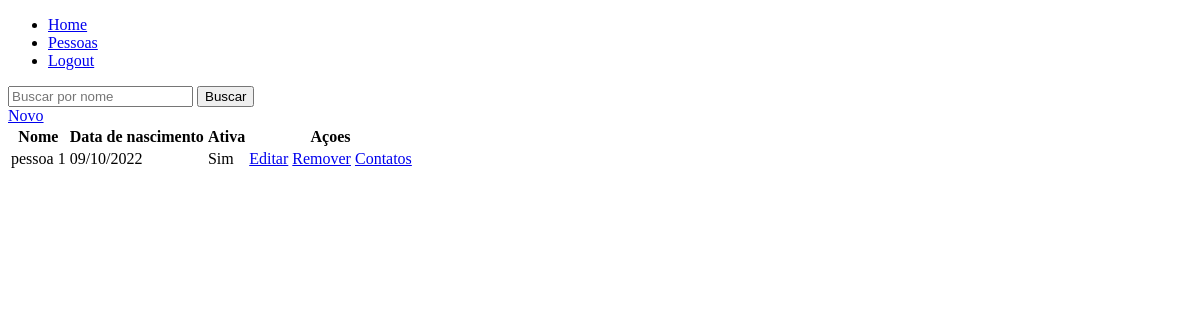
The page /pessoas/ (signed in) on the database as committed earlier.
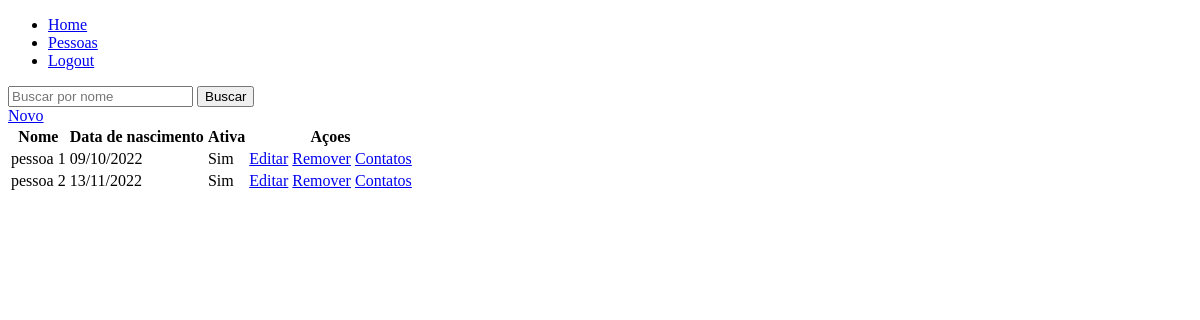
The same page on the database as committed later.
### pessoa/models.py (models this page shows, shortened)
class Pessoa(models.Model):
    nome_completo = models.CharField(max_length=256)
    data_nascimento = models.DateField(null=True)
    ativa = models.BooleanField(default=True)
    usuarios = models.ForeignKey(User, on_delete=models.CASCADE, null=True)

### pessoa/views.py (the view)
# urls.py: path('', login_required(ListaPessoaView.as_view()), name='pessoa.index'),
class ListaPessoaView(ListView):
    model = Pessoa
    queryset = Pessoa.objects.all().order_by('nome_completo')
    def get_queryset(self):
        queryset = super().get_queryset()
        queryset = queryset.filter(usuarios=self.request.user)
        filtro_nome = self.request.GET.get('nome') or None
        if filtro_nome:
            queryset = queryset.filter(nome_completo__contains=filtro_nome)
        return queryset

### pessoa/templates/pessoa/pessoa_list.html
{% extends 'main/base.html' %}
{% block content %}
<form method="GET">
    <input type="text" name="nome" placeholder="Buscar por nome"/>
    <input type="submit" value="Buscar"/>
</form>
<a href="{% url 'pessoa.novo' %}">Novo</a>
<table>
    <thead>
        <tr>
            <th>Nome</th>
            <th>Data de nascimento</th>
            <th>Ativa</th>
            <th>Açoes</th>
        </tr>
    </thead>
    <tbody>
       {% for pessoa in object_list %}
       <tr>
          <td>{{ pessoa.nome_completo }}</td>
          <td>{{ pessoa.data_nascimento|date:"d/m/Y" }}</td>
          <td>
            {% if pessoa.ativa %}
            Sim
            {% else %}
            Não
            {% endif %}
            </td>
            <td>
                <a href="{% url 'pessoa.editar' pessoa.pk %}">Editar</a>
                <a href="{% url 'pessoa.remover' pessoa.pk %}">Remover</a>
                <a href="{% url 'pessoa.contatos' pessoa.pk %}">Contatos</a>
            </td>
        </tr>
        {% endfor %}
    </tbody>
</table>
{% endblock content %}

### main/templates/main/base.html (shortened to what this page needs)
<!DOCTYPE html>
<html lang="pt-br">
<head>
</head>
<body>
    {% include 'main/menu.html' %}
    {% block content %}
    {% endblock content %}
</body>
</html

### main/templates/main/menu.html
{% if user.is_authenticated %}
<ul>
    <li><a href="{% url 'home' %}">Home</a></li>
    <li><a href="{% url 'pessoa.index' %}">Pessoas</a></li>
    <li><a href="{% url 'logout' %}">Logout</a></li>
</ul>
{% endif %}

Rows that differ between the two databases and show on the page:
added Pessoa: nome_completo "pessoa 2", data_nascimento "13/11/2022", ativa "Sim"
